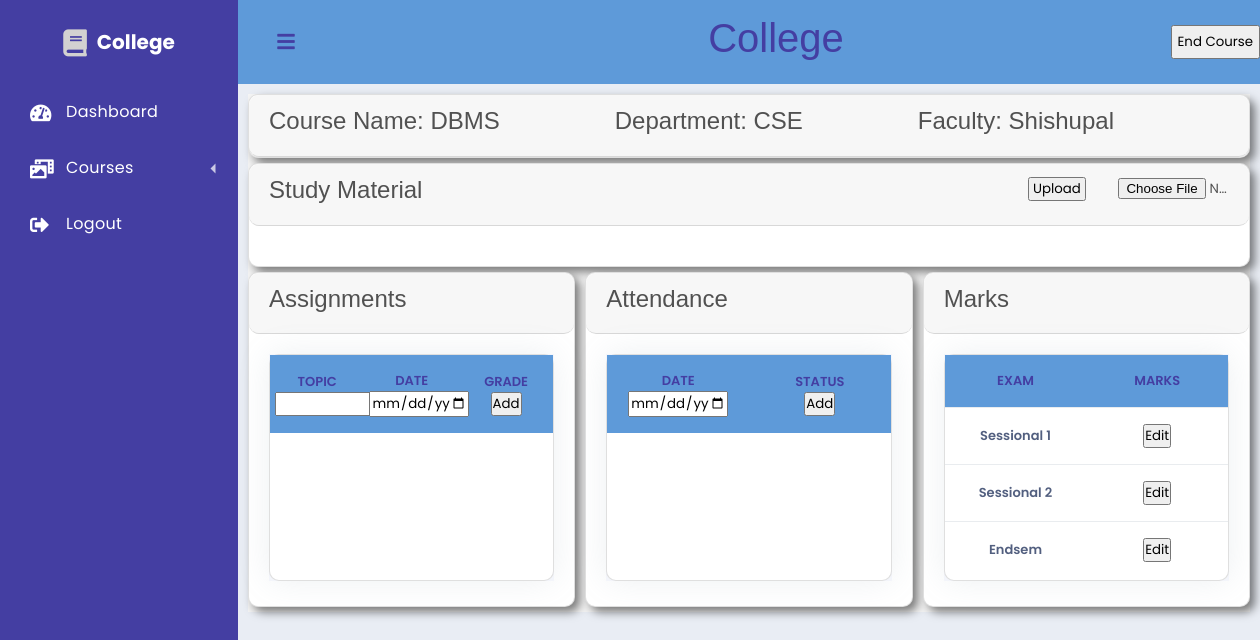
Before: /public/course.php?course_id=11 (signed in) with the older database file.
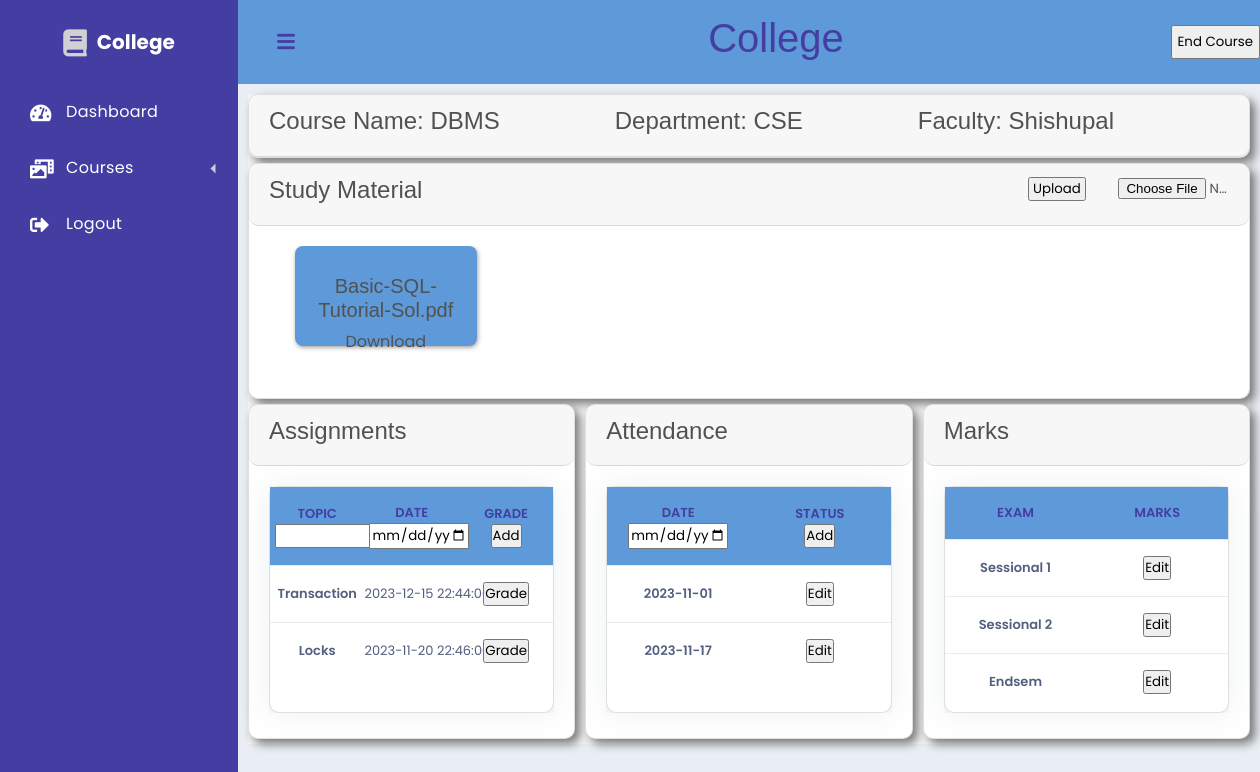
After: the same page with the newer database file.
### tables this page shows
CREATE TABLE `course` (
  `Course_id` int(11) NOT NULL,
  `Course_name` varchar(40) NOT NULL,
  `Dept_name` varchar(40) NOT NULL,
  `Fac_id` int(11) NOT NULL,
  `Credits` int(11) NOT NULL,
  `Open` tinyint(1) NOT NULL DEFAULT 1
);

CREATE TABLE `user` (
  `User_id` int(11) NOT NULL,
  `Username` varchar(50) NOT NULL,
  `Password` varchar(20) NOT NULL,
  `First_name` varchar(20) NOT NULL,
  `Last_name` varchar(20) NOT NULL,
  `Off_id` varchar(20) NOT NULL,
  `Dept_name` varchar(20) NOT NULL,
  `Branch_name` varchar(20) DEFAULT NULL,
  `type` varchar(20) NOT NULL,
  `Semester` int(11) DEFAULT NULL
);

CREATE TABLE `coursematerial` (
  `Course_id` int(11) NOT NULL,
  `Mat_file` varchar(50) NOT NULL,
  `Mat_name` varchar(50) NOT NULL
);

CREATE TABLE `assignments` (
  `Assn_id` int(11) NOT NULL,
  `Assn_name` varchar(50) NOT NULL,
  `Due_time` datetime NOT NULL,
  `Course_id` int(11) NOT NULL,
  `Open` tinyint(1) NOT NULL
);

### src/libs/dashboard.php (called while the page is built, shortened)
<?php
function getuser($user_id)
{
    $sql='
    SELECT *
    FROM user
    Where User_id= :user_id;
    ';
    return make_query($sql,[':user_id'=>$user_id],true,true);
}
function getcoursesadmin()
{
    $sql = '
    Select course.Course_id as course_id, course.Course_name as course_name, CONCAT(user.First_name,\' \',user.Last_name) as faculty_name
    From course inner join user on course.Fac_id=user.User_id
    ';
    return make_query($sql,[],true);
}
$user_id = $_SESSION['user_data']['User_id'];
$user = getuser($user_id);
if($user['type']==='faculty'){
    $user_courses = getcoursesfaculty($user_id);
}
else if($user['type']==='student'){
    $user_courses = getcoursesstudent($user_id);
}
else if($user['type']==='HOD'){
    $user_courses = getcoursesHOD();
}
else if($user['type']==='admin'){
    $user_courses = getcoursesadmin();
}

### src/libs/database.php (called while the page is built, shortened)
<?php
function database(): PDO {
    static $pdo;
    if (!$pdo) {
        $pdo = new PDO(
            sprintf("mysql:host=%s;dbname=%s;charset=UTF8", DB_HOST, DB_NAME),
            DB_USER,
            DB_PASSWORD,
            [PDO::ATTR_ERRMODE => PDO::ERRMODE_EXCEPTION]
        );
    }
    return $pdo;
}
function make_query(string $sql, array $data, bool $need_fetch=false, bool $one_row=false) : array | false {
    $statement = database()->prepare($sql);
    foreach ($data as $key => $value) {
        $statement->bindValue($key, $value);
    }
    $statement->execute();
    if ($need_fetch) {
        $temp = $statement->fetchAll(PDO::FETCH_ASSOC);
        if ($one_row && $temp) {
            return $temp[0];
        } else {
            return $temp;
        }
    } else {
        return false;
    }
}

### src/libs/course.php (called while the page is built, shortened)
<?php
function getCourse($course_id) {
    $sql = '
        SELECT Course_id, Course_name, Fac_id, Credits, First_name as Fac_fname, Last_name as Fac_lname, course.Dept_name
        FROM course
        INNER JOIN user
        ON user.User_id = course.Fac_id
        WHERE Course_id = :course_id
    ';
    return make_query($sql, [':course_id' => $course_id], true, true);
}
function getAssignmentsForFaculty($course_id) {
    $sql = '
        SELECT Assn_name, Due_time, Assn_id
        FROM assignments
        WHERE Course_id = :course_id
    ';
    return make_query($sql, [':course_id' => $course_id], true,false);
}
function getMaterial($course_id) {
    $sql = '
        SELECT *
        FROM coursematerial
        WHERE Course_id = :course_id
    ';
    return make_query($sql, [':course_id' => $course_id], true);
}
function getAttendanceDates($course_id)
{
    $sql = '
        SELECT DISTINCT(Date) as Date
        FROM attendance
        WHERE Course_id = :course_id
    ';
    return make_query($sql, [':course_id' => $course_id], true);
}
$user_type = $_SESSION['user_data']['type'];
if (isset($_GET['course_id'])) {
    $course_id = $_GET['course_id'];
    $course = getCourse($course_id);
}
$material = getMaterial($course_id);
switch($user_type) {
    case 'HOD':
    case 'admin':
        $assignments = getAssignmentsForFaculty($course_id);
        $attendance = getAttendanceDates($course_id);
        break;
}

### public/course.php (the view, shortened to what the rows shown need)
<?php
require_once __DIR__ . '/../src/libs/course.php';
require_once __DIR__ . '/../src/libs/dashboard.php';
?>
<div class='dashboard'>
    <div class='dashboard-app'>
        <header class='dashboard-toolbar'><a href="#!" class="menu-toggle"><i class="fas fa-bars"></i></a>
            <h1 style="position: absolute;text-align: center;width: 100%;z-index: -1;color: #443ea2;">College</h1>
        </header>
        <div class='dashboard-content'>
            <section class="home-section">
                <div class="card">
                    <div class="card-header" style="display: grid;grid-auto-flow:column;grid-template-columns:none;">
                        <h2>
                            Course Name: <?= $course['Course_name'] ?>
                        </h2>
                        <h2>
                            Department: <?= $course['Dept_name'] ?>
                        </h2>
                        <h2>
                            Faculty: <?= $course['Fac_fname'] . ' ' . $course['Fac_lname']?>
                        </h2>
                    </div>
                </div>
                <div class='card'>
                    <div class="card-header" style="grid-template-columns: none;">
                        <h2>Study Material</h2>
                    </div>
                    <div class="card-body">
                        <div class="cardcourses-wrapper">
                            <?php
                            foreach ($material as $mat) {
                                echo <<<END
                                <div class="cardcourses">
                                    <h3>{$mat['Mat_name']}</h3>
                                    <p><a href="uploaded_files/{$mat['Mat_file']}" download>Download</a></p>
                                </div>
                                END;
                            }
                            ?>
                        </div>
                    </div>
                </div>
                <div class="container2">
                    <div class="card">
                    <div class="card-header">
                        <h2>Assignments</h2>
                    </div>
                    <div class="card-body">
                    <div class="pendingassignment">
            <div class="card shadow">
                    <table class="table align-items-center table-flush" style="border-collapse: collapse;text-align:center">
                            <tbody style="display: block;height: 225px;overflow: auto;">
                                <tr style="color: #443ea2;background-color: #5e9ad9;text-transform:uppercase;">
                                <?php
                                    function ifAllowed($str) {
                                        global $user_type;
                                        if ($user_type !== 'student') {
                                            echo $str;
                                        }
                                    }
                                ?>
                                <?= ifAllowed("<form action='course.php?course_id=$course_id' method='post'>") ?>
                                    <th style="text-align: center;padding-left:5px;padding-right:5px;">Topic<br>
                                        <?= ifAllowed('<input type="text" id="newassignmenttopic" name="newassignmenttopic" style="width: 100px;">') ?>
                                    </th>
                                    <th style="text-align: center;padding-left:5px;padding-right:5px;">Date<br>
                                        <?= ifAllowed('<input type="datetime-local" id="newassignmentdate" name="newassignmentdate" style="width: 100px;">') ?>
                                    </th>
                                    <th style="text-align: center;padding-left:5px;padding-right:5px;">Grade<br>
                                        <?= ifAllowed('<button type="submit">Add</button>') ?>
                                    </th>
                                <?= ifAllowed('</form>') ?>
                                            </tr>
                                            <?php
                            foreach ($assignments as $ass) {
                                if ($user_type !== 'student') {
                                    echo <<<END
                                    <tr>
                                        <form action="course.php?course_id=$course_id" method="post">
                                            <input hidden name="action" value="grade_assignment">
                                            <input hidden name="assn_id" value="{$ass['Assn_id']}">
                                            <th scope="row" style="padding-left:0px;padding-right:0px;">
                                                <div class="media align-items-center">
                                                    <div class="media-body">
                                                        <span class="mb-0 text-sm">{$ass['Assn_name']}</span>
                                                    </div>
                                                </div>
                                            </th>
                                            <td style="padding-left:0px;padding-right:0px;">{$ass['Due_time']}</td>
                                            <td style="padding-left:0px;padding-right:0px;"><button type="submit">Grade</button></td>
                                        </form>
                                    </tr>
                                    END;
                                } else if ($ass['Sub_exists']) {
                                    $grade = $ass['Grade'] ? $ass['Grade'] : 'Submitted';
                                    echo <<<END
                                    <tr>
                                        <input hidden name="assn_id" value="{$ass['Assn_id']}">
                                        <th scope="row" style="padding-left:0px;padding-right:0px;">
                                            <div class="media align-items-center">
                                                <div class="media-body">
                                                    <span class="mb-0 text-sm">{$ass['Assn_name']}</span>
                                                </div>
                                            </div>
                                        </th>
                                        <td style="padding-left:0px;padding-right:0px;">{$ass['Due_time']}</td>
                                        <td style="padding-left:0px;padding-right:0px;">$grade</td>
                                    </tr>
                                    END;
                                }
                            }
                            ?>
                                        </tbody>
                                    </table>
                                </div>
                            </div>
                        </div>
                    </div>
                    <div class="card">
                        <div class="card-header">
                            <h2>Attendance</h2>
                        </div>
                        <div class="card-body">
                        <div class="pendingassignment">
            <div class="card shadow">
                    <table class="table align-items-center table-flush" style="border-collapse: collapse;text-align:center;">
                            <tbody style="display: block;height: 225px;overflow: auto;">
                            <tr style="color: #443ea2;background-color: #5e9ad9;text-transform:uppercase;">
                                <th style="text-align: center;padding-left:5px;padding-right:5px;">Date<br>
                                <th style="text-align: center;padding-left:5px;padding-right:5px;">Status<br>
                            </form>
                                </tr>
                                <?php
                                foreach ($attendance as $att) {
                                    switch ($user_type) {
                                        case 'faculty':
                                        case 'HOD':
                                        case 'admin':
                                            $date = $att['Date'];
                                            echo <<<END
                                            <tr>
                                                <form action="course.php?course_id=$course_id" method="post">
                                                    <input hidden name="action" value="edit_attendance">
                                                    <input hidden name="date" value="$date">
                                                    <th>$date</th>
                                                    <td><button type="submit"">Edit</button></td>
                                                </form>
                                            </tr>
                                            END;
                                        break;
                                    }
                                }
                                ?>
            </tbody>
              </table>
        </div>
    </div>
                            </div>
                        </div>
                        <div class="card" >
                        <div class="card-header">
                            <h2>Marks</h2>
                        </div>
                        <div class="card-body">
                        <div class="pendingassignment">
            <div class="card shadow">
                    <table class="table align-items-center table-flush" style="border-collapse: collapse;text-align:center;">
                            <tbody style="display: block;height: 225px;overflow: auto;">
                            <tr style="color: #443ea2;background-color: #5e9ad9;text-transform:uppercase;">
                                    <th style="text-align: center;padding-left:5px;padding-right:5px;">Exam</th>
                                    <th style="text-align: center;padding-left:5px;padding-right:5px;">Marks</th>
                                </tr>
                <?php
                $mark_names = ['Sessional 1', 'Sessional 2', 'Endsem'];
                $column_names = ['Marks_s1', 'Marks_s2', 'Marks_endsem'];
                for ($i = 0; $i < sizeof($mark_names); ++$i) {
                    $mark_name = $mark_names[$i];
                    $column_name = $column_names[$i];
                    switch ($user_type) {
                        case 'faculty':
                        case 'HOD':
                        case 'admin':
                            echo <<<END
                            <tr>
                                <form action="course.php?course_id=$course_id" method="post">
                                    <input hidden name='action' value='edit_marks'>
                                    <input hidden name='type' value='$mark_name'>
                                    <input hidden name='column' value='$column_name'>
                                    <th>$mark_name</th>
                                    <td><button type="submit">Edit</button></td>
                                </form>
                            </tr>
                            END;
                            break;
                    }
                }
                ?>
            </tbody>
              </table>
        </div>
    </div>
                        </div>
                    </div>
                </div>
        </div>
    </div>
</div>

Changed rows visible on the page:
added coursematerial: Mat_name "Basic-SQL-Tutorial-Sol.pdf"
added assignments: Assn_name "Transaction", Due_time "2023-12-15 22:44:00"
added assignments: Assn_name "Locks", Due_time "2023-11-20 22:46:00"
Other visible differences:
new list line: "2023-11-01 Edit"
new list line: "2023-11-17 Edit"
